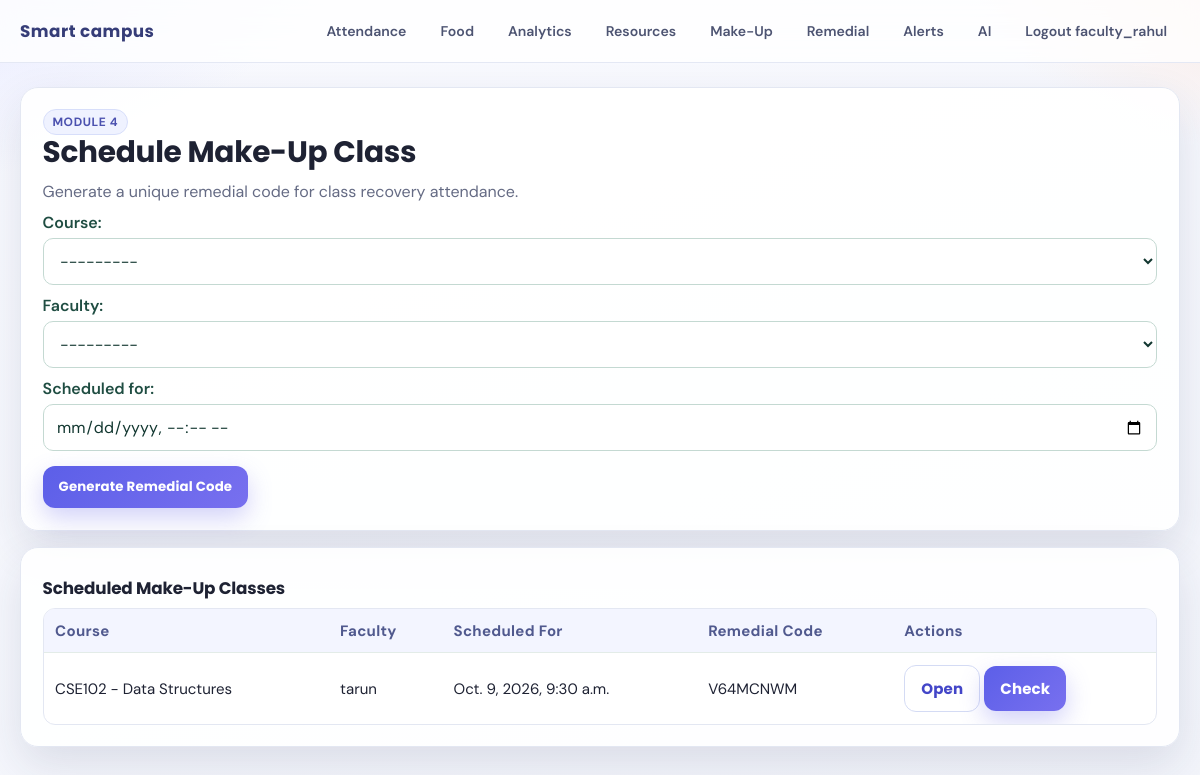
The page /makeup/schedule/ (signed in) on the database its author committed.
### campus_core/models.py (models this page shows, shortened)
class MakeupClass(models.Model):
    course = models.ForeignKey(Course, on_delete=models.CASCADE, related_name="makeup_classes")
    faculty = models.ForeignKey(User, on_delete=models.SET_NULL, null=True, related_name="makeup_classes")
    scheduled_for = models.DateTimeField()
    remedial_code = models.CharField(max_length=12, unique=True)
    created_at = models.DateTimeField(auto_now_add=True)

class Course(models.Model):
    code = models.CharField(max_length=20, unique=True)
    name = models.CharField(max_length=200)
    faculty = models.ForeignKey(User, on_delete=models.SET_NULL, null=True, related_name="courses")
    classroom = models.ForeignKey(Classroom, on_delete=models.SET_NULL, null=True, blank=True)
    def __str__(self) -> str:
        return f"{self.code} - {self.name}"

### campus_core/views.py (the view)
# urls.py: path("makeup/schedule/", views.makeup_schedule, name="makeup-schedule"),
@role_required(ROLE_FACULTY, ROLE_STUDENT)
def makeup_schedule(request):
    form = MakeupClassForm(request.POST or None)
    if request.method == "POST" and form.is_valid():
        makeup = form.save()
        messages.success(request, f"Make-up class scheduled. Remedial code: {makeup.remedial_code}")
        return redirect("makeup-detail", makeup_id=makeup.id)
    sessions = MakeupClass.objects.select_related("course", "faculty").order_by("-scheduled_for")[:25]
    return render(
        request,
        "campus_core/makeup_schedule.html",
        {
            "form": form,
            "sessions": sessions,
        },
    )

### campus_core/forms.py (shortened to what this page needs)
class MakeupClassForm(forms.ModelForm):
    class Meta:
        model = MakeupClass
        fields = ["course", "faculty", "scheduled_for"]
        widgets = {
            "scheduled_for": forms.DateTimeInput(attrs={"type": "datetime-local"}),
        }

### campus_core/authz.py (called while the page is built)
def get_user_role(user: User) -> str:
    if not user or not user.is_authenticated:
        return ROLE_GUEST
    if user.is_superuser or user.is_staff or user.groups.filter(name__iexact="faculty").exists():
        return ROLE_FACULTY
    if user.groups.filter(name__iexact="vendor").exists():
        return ROLE_VENDOR
    if user.groups.filter(name__iexact="student").exists():
        return ROLE_STUDENT
    if StudentProfile.objects.filter(user=user).exists():
        return ROLE_STUDENT
    if hasattr(user, "faculty_profile"):
        return ROLE_FACULTY
    return ROLE_FACULTY

def role_flags(user: User) -> dict[str, bool | str]:
    role = get_user_role(user)
    is_faculty = role == ROLE_FACULTY
    is_student = role == ROLE_STUDENT
    is_vendor = role == ROLE_VENDOR
    return {
        "user_role": role,
        "is_faculty": is_faculty,
        "is_student": is_student,
        "is_vendor": is_vendor,
        "can_attendance": is_faculty,
        "can_food": is_faculty or is_student or is_vendor,
        "can_analytics": is_faculty or is_vendor,
        "can_resources": is_faculty,
        "can_makeup": is_faculty or is_student,
        "can_remedial": is_faculty or is_student,
        "can_alerts": is_faculty or is_vendor,
        "can_ai": is_faculty,
    }

### campus_core/context_processors.py (called while the page is built)
def role_context(request):
    return role_flags(request.user)

### campus_core/views.py (called while the page is built)
def role_required(*allowed_roles):
    def decorator(view_func):
        @login_required(login_url="login")
        @wraps(view_func)
        def _wrapped(request, *args, **kwargs):
            role = get_user_role(request.user)
            if role not in allowed_roles:
                messages.error(request, "You do not have permission to access this page.")
                return redirect("home")
            return view_func(request, *args, **kwargs)
        return _wrapped
    return decorator

### templates/campus_core/makeup_schedule.html (shortened to what this page needs)
{% extends 'base.html' %}
{% block content %}
<section class="card form-card reveal">
    <span class="badge">Module 4</span>
    <h2>Schedule Make-Up Class</h2>
    <p>Generate a unique remedial code for class recovery attendance.</p>
    <form method="post">
        {{ form.as_p }}
        <div class="actions">
            <button class="btn" type="submit">Generate Remedial Code</button>
        </div>
    </form>
</section>
<section class="card reveal" style="margin-top:1rem;">
    <h3>Scheduled Make-Up Classes</h3>
    <div class="table-wrap">
        <table>
            <tr>
                <th>Course</th>
                <th>Faculty</th>
                <th>Scheduled For</th>
                <th>Remedial Code</th>
                <th>Actions</th>
            </tr>
            {% for session in sessions %}
            <tr>
                <td>{{ session.course }}</td>
                <td>{{ session.faculty.username }}</td>
                <td>{{ session.scheduled_for }}</td>
                <td>{{ session.remedial_code }}</td>
                <td>
                    <a class="btn btn-outline" href="{% url 'makeup-detail' session.id %}">Open</a>
                    <a class="btn" href="{% url 'makeup-presence-check' session.id %}">Check</a>
                </td>
            </tr>
            {% empty %}
            <tr><td colspan="5">No make-up classes yet.</td></tr>
            {% endfor %}
        </table>
    </div>
</section>
{% endblock %}

### templates/base.html (shortened to what this page needs)
<!DOCTYPE html>
<html lang="en">
<head>
</head>
<body>
    <header class="topbar">
        <div class="topbar-inner">
            <a class="brand" href="/">Smart campus</a>
            <nav class="nav-grid">
                {% if user.is_authenticated %}
                {% if can_attendance %}<a class="nav-link" href="/attendance/mark/">Attendance</a>{% endif %}
                {% if can_food %}<a class="nav-link" href="/food/order/">Food</a>{% endif %}
                {% if can_analytics %}<a class="nav-link" href="/food/analytics/">Analytics</a>{% endif %}
                {% if can_resources %}<a class="nav-link" href="/resources/">Resources</a>{% endif %}
                {% if can_makeup %}<a class="nav-link" href="/makeup/schedule/">Make-Up</a>{% endif %}
                {% if can_remedial %}<a class="nav-link" href="/makeup/remedial-attendance/">Remedial</a>{% endif %}
                {% if can_alerts %}<a class="nav-link" href="/notifications/">Alerts</a>{% endif %}
                {% if can_ai %}<a class="nav-link" href="/ai-preview/">AI</a>{% endif %}
                <form class="nav-inline-form" method="post" action="/accounts/logout/">
                    <button class="nav-button" type="submit">Logout {{ user.username }}</button>
                </form>
                {% else %}
                <a class="nav-link" href="/accounts/login/">Login</a>
                {% endif %}
            </nav>
        </div>
    </header>
    <main class="shell">
        {% block content %}{% endblock %}
    </main>
</body>
</html>

### templates/base.html (style rules this page uses)
:root { --bg: #f5f6fb; --surface: #ffffffe6; --surface-strong: #ffffff; --text: #1e2233; --muted: #656b84; --line: #e3e7f2; --brand: #5c5fe8; --brand-dark: #4346c8; --brand-soft: #eef0ff; --accent: #ff8f50; --danger: #b42318; --ok: #067647; --shadow: 0 18px 45px rgba(34, 43, 80, 0.12); --radius: 18px; }
* { box-sizing: border-box; }
body { margin: 0; color: var(--text); font-family: "DM Sans", "Segoe UI", sans-serif; background: radial-gradient(65rem 40rem at -15% -20%, #d9dcff 0%, transparent 55%), radial-gradient(58rem 32rem at 115% -10%, #ffe1d2 0%, transparent 48%), linear-gradient(160deg, #f9faff 0%, #f3f5fb 100%); min-height: 100vh; }
.topbar { position: sticky; top: 0; z-index: 5; backdrop-filter: blur(14px); background: rgba(255, 255, 255, 0.78); border-bottom: 1px solid #e4e8f4; }
.topbar-inner { width: min(1160px, calc(100% - 2rem)); margin: 0 auto; display: flex; align-items: center; justify-content: space-between; gap: 1rem; padding: 0.85rem 0; }
.brand { font-family: "Poppins", sans-serif; font-size: 1.05rem; font-weight: 700; letter-spacing: 0.03em; color: #363d78; text-decoration: none; white-space: nowrap; }
.nav-grid { display: flex; flex-wrap: wrap; justify-content: flex-end; gap: 0.5rem; }
.nav-link { color: #4d5472; text-decoration: none; font-size: 0.88rem; font-weight: 600; padding: 0.45rem 0.75rem; border-radius: 999px; border: 1px solid transparent; transition: 180ms ease; }
.nav-inline-form { margin: 0; }
.nav-button { color: #4d5472; font-size: 0.88rem; font-weight: 600; padding: 0.45rem 0.75rem; border-radius: 999px; border: 1px solid transparent; background: transparent; cursor: pointer; font-family: inherit; }
.shell { width: min(1160px, calc(100% - 2rem)); margin: 1.5rem auto 2.5rem; }
.card { background: var(--surface); border: 1px solid var(--line); border-radius: var(--radius); padding: 1.35rem; box-shadow: var(--shadow); }
h1, h2, h3 { font-family: "Poppins", sans-serif; margin-top: 0; line-height: 1.18; letter-spacing: -0.01em; }
h2 { font-size: clamp(1.3rem, 3vw, 1.85rem); margin-bottom: 0.7rem; }
h3 { font-size: 1.05rem; margin: 0.6rem 0; }
p { margin: 0.4rem 0 0.9rem; color: var(--muted); }
.badge { display: inline-block; font-size: 0.75rem; font-weight: 700; letter-spacing: 0.05em; text-transform: uppercase; color: #4b51af; background: #eff2ff; border: 1px solid #d7defa; padding: 0.25rem 0.55rem; border-radius: 999px; }
.btn { display: inline-flex; align-items: center; justify-content: center; gap: 0.45rem; border: 0; cursor: pointer; border-radius: 12px; padding: 0.7rem 1rem; background: linear-gradient(135deg, var(--brand) 0%, #7870ef 100%); color: #fff; text-decoration: none; font-family: "Poppins", sans-serif; font-weight: 700; letter-spacing: 0.01em; transition: transform 180ms ease, box-shadow 180ms ease; box-shadow: 0 10px 25px rgba(92, 95, 232, 0.28); }
.btn-outline { background: #fff; color: var(--brand-dark); border: 1px solid #d4dbf4; box-shadow: none; }
.actions { display: flex; gap: 0.6rem; flex-wrap: wrap; margin-top: 0.9rem; }
.form-card p { margin: 0.6rem 0; }
form p { margin: 0.7rem 0; }
form label { display: block; margin-bottom: 0.32rem; font-weight: 600; color: #1f4d42; }
input, select, textarea { width: 100%; padding: 0.7rem 0.78rem; border-radius: 10px; border: 1px solid #c4d9d2; background: #fff; color: #123730; font: inherit; }
.table-wrap { overflow-x: auto; border: 1px solid var(--line); border-radius: 12px; background: #fff; }
table { width: 100%; border-collapse: collapse; min-width: 620px; }
th, td { text-align: left; padding: 0.72rem; border-bottom: 1px solid #e3ece8; font-size: 0.94rem; }
th { background: #f3f5ff; color: #51598f; font-weight: 700; letter-spacing: 0.02em; }
tr:last-child td { border-bottom: none; }
.reveal { opacity: 0; transform: translateY(10px); animation: reveal 480ms ease forwards; }
.att-table th, .rm-table th, .ts-table th, .row[style], .table-wrap th { background: #f3f5ff !important; color: #50598e !important; }

### rows shown on the page
MakeupClass: course "CSE102 - Data Structures", faculty.username "tarun", scheduled_for "Oct. 9, 2026, 9:30 a.m.", remedial_code "V64MCNWM"

### other values the page prints
{{ user.username }} "faculty_rahul"
